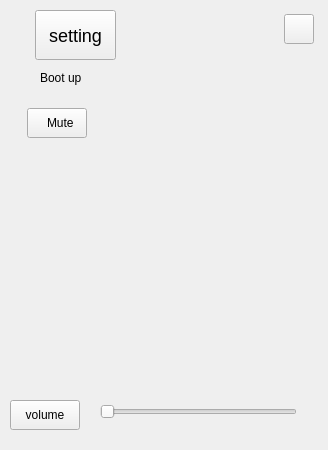
<?xml version="1.0" encoding="UTF-8"?>
<ui version="4.0">
 <class>setuppage</class>
 <widget class="QWidget" name="setuppage">
  <property name="geometry">
   <rect>
    <x>0</x>
    <y>0</y>
    <width>328</width>
    <height>450</height>
   </rect>
  </property>
  <property name="windowTitle">
   <string>Form</string>
  </property>
  <property name="styleSheet">
   <string notr="true"/>
  </property>
  <widget class="QWidget" name="widget" native="true">
   <property name="geometry">
    <rect>
     <x>0</x>
     <y>0</y>
     <width>328</width>
     <height>450</height>
    </rect>
   </property>
   <property name="styleSheet">
    <string notr="true"/>
   </property>
   <widget class="QPushButton" name="pushButton">
    <property name="geometry">
     <rect>
      <x>236</x>
      <y>66</y>
      <width>50</width>
      <height>24</height>
     </rect>
    </property>
    <property name="styleSheet">
     <string notr="true">width:50px;
border-image: url(:/alarm_on.png);
height:24px;
background:linear-gradient(0deg,rgba(39,207,129,1) 0%,rgba(39,207,129,0.9) 100%);
border-radius:6px;
border:0px solid rgba();</string>
    </property>
    <property name="text">
     <string/>
    </property>
   </widget>
   <widget class="QPushButton" name="pushButton_2">
    <property name="geometry">
     <rect>
      <x>236</x>
      <y>108</y>
      <width>50</width>
      <height>24</height>
     </rect>
    </property>
    <property name="styleSheet">
     <string notr="true">width:50px;
border-image: url(:/alarm_off.png);
height:24px;
background:linear-gradient(0deg,rgba(39,207,129,1) 0%,rgba(39,207,129,0.9) 100%);
border-radius:6px;
border:0px solid rgba();</string>
    </property>
    <property name="text">
     <string/>
    </property>
   </widget>
   <widget class="QSlider" name="horizontalSlider">
    <property name="geometry">
     <rect>
      <x>100</x>
      <y>400</y>
      <width>197</width>
      <height>24</height>
     </rect>
    </property>
    <property name="styleSheet">
     <string notr="true"/>
    </property>
    <property name="orientation">
     <enum>Qt::Horizontal</enum>
    </property>
   </widget>
   <widget class="QPushButton" name="pushButton_4">
    <property name="geometry">
     <rect>
      <x>35</x>
      <y>10</y>
      <width>81</width>
      <height>50</height>
     </rect>
    </property>
    <property name="styleSheet">
     <string notr="true">font:  &quot;Noto Sans Bengali&quot;;
font-size:18px;</string>
    </property>
    <property name="text">
     <string>setting</string>
    </property>
   </widget>
   <widget class="QPushButton" name="pushButton_5">
    <property name="geometry">
     <rect>
      <x>27</x>
      <y>108</y>
      <width>60</width>
      <height>30</height>
     </rect>
    </property>
    <property name="text">
     <string>  Mute</string>
    </property>
   </widget>
   <widget class="QPushButton" name="pushButton_6">
    <property name="geometry">
     <rect>
      <x>10</x>
      <y>400</y>
      <width>70</width>
      <height>30</height>
     </rect>
    </property>
    <property name="text">
     <string>volume</string>
    </property>
   </widget>
   <widget class="QLabel" name="label">
    <property name="geometry">
     <rect>
      <x>40</x>
      <y>66</y>
      <width>68</width>
      <height>23</height>
     </rect>
    </property>
    <property name="text">
     <string>Boot up</string>
    </property>
   </widget>
   <widget class="QPushButton" name="closeBtn">
    <property name="geometry">
     <rect>
      <x>284</x>
      <y>14</y>
      <width>30</width>
      <height>30</height>
     </rect>
    </property>
    <property name="minimumSize">
     <size>
      <width>30</width>
      <height>30</height>
     </size>
    </property>
    <property name="maximumSize">
     <size>
      <width>30</width>
      <height>30</height>
     </size>
    </property>
    <property name="text">
     <string/>
    </property>
   </widget>
  </widget>
 </widget>
 <resources/>
 <connections/>
</ui>
